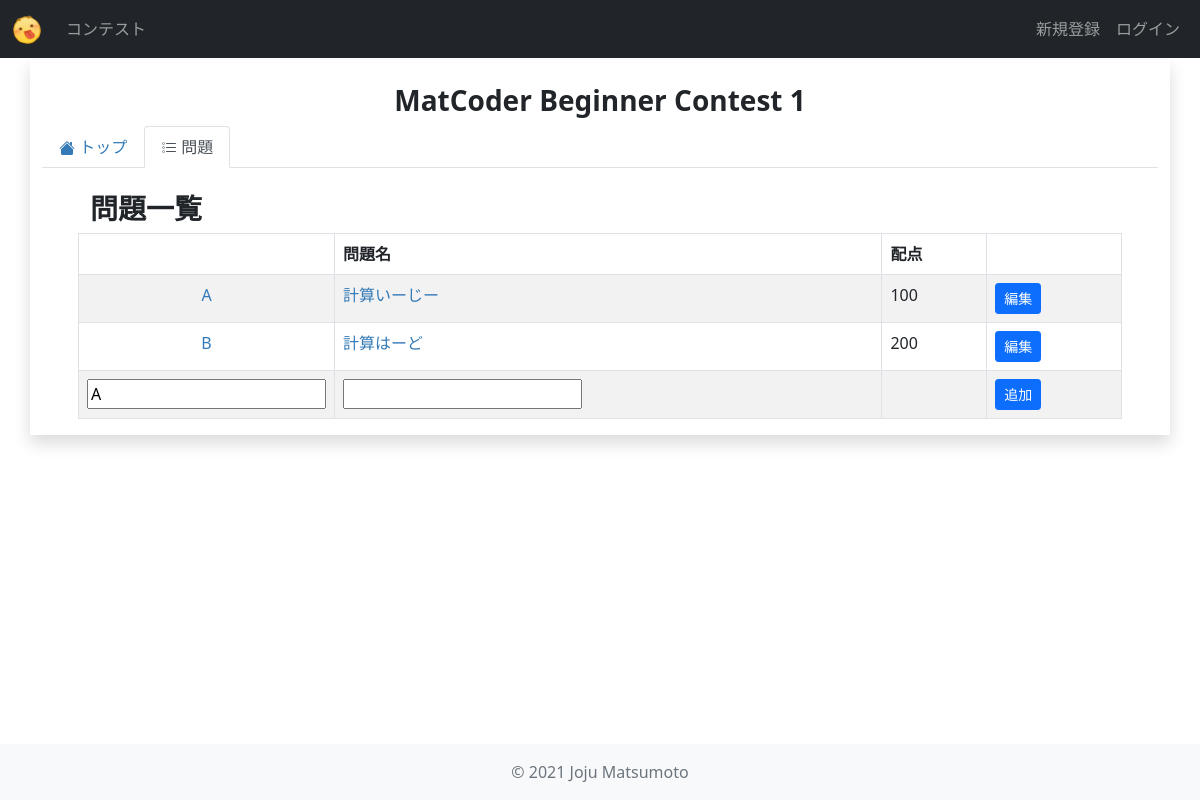
/contests/mbc_1/problems/edit/, run on an earlier commit of the app's database.
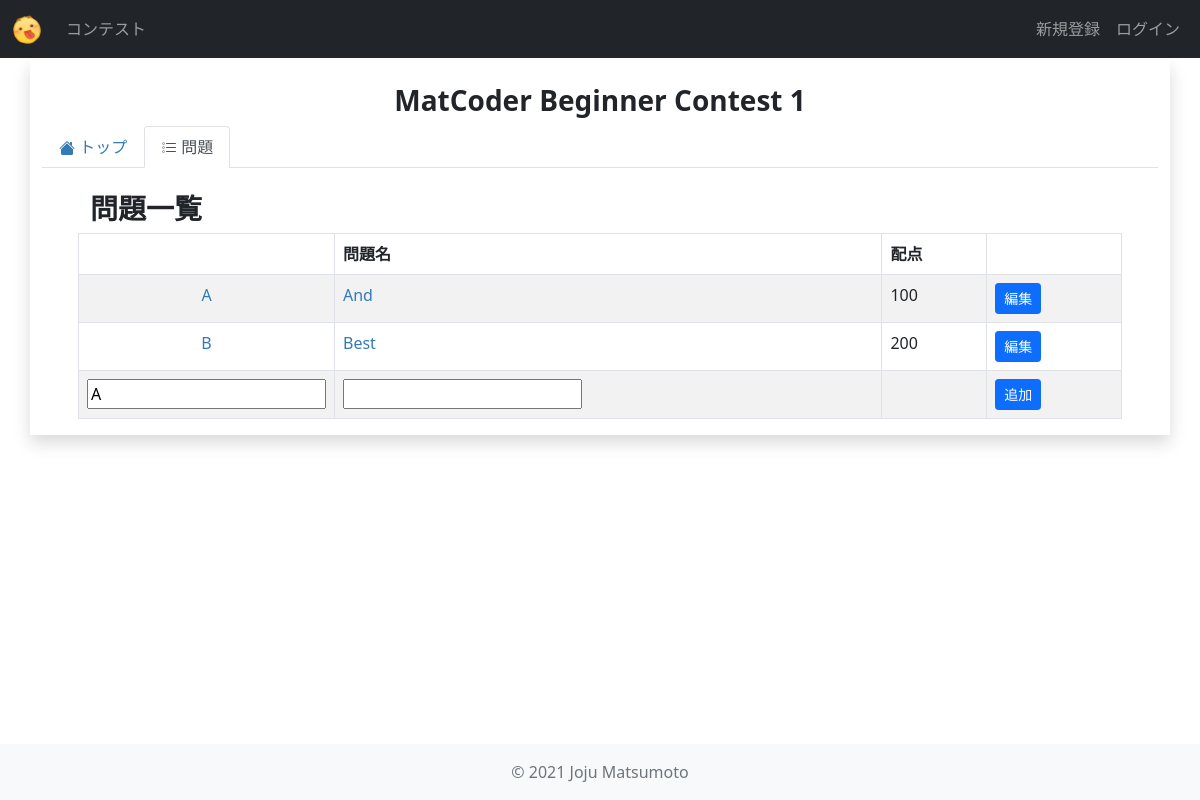
And on a later commit of the database.
### contests/models.py (models this page shows, shortened)
class Contest(models.Model):
    title = models.CharField(
        verbose_name="タイトル",
        max_length=255,
    )
    abstract = models.TextField(
        verbose_name="概要",
        max_length=2000,
    )
    short_name = models.CharField(
        verbose_name="省略形",
        max_length=20,
        unique=True,
        default="null",
    )
    start_date = models.DateTimeField(
        verbose_name="開始日時",
    )
    end_date = models.DateTimeField(
        verbose_name="終了日時",
    )
    users = models.ManyToManyField(
        settings.AUTH_USER_MODEL,
        verbose_name="参加者",
        blank=True,
    )
    penalty = models.IntegerField(
        verbose_name="ペナルティ(分)",
        default=5,
    )

class Problem(models.Model):
    order = models.CharField(
        verbose_name="問題番号(アルファベット)",
        max_length=5,
        default="A",
    )
    title = models.CharField(
        verbose_name="タイトル",
        max_length=100,
    )
    question = models.TextField(
        verbose_name="問題",
        max_length=2000,
    )
    answer = models.TextField(
        verbose_name="正解",
        max_length=2000,
    )
    contest = models.ForeignKey(
        Contest,
        verbose_name="コンテスト",
        on_delete=models.CASCADE,
    )
    point = models.IntegerField(
        verbose_name="スコア",
        default=0,
    )

### contests/views.py (the view, shortened to what this page needs)
class ProblemsEditView(View):
    def get(self, request, short_name, *args, **kwargs):
        contest = models.Contest.objects.get(short_name=short_name)
        problems = contest.problem_set.order_by("order")
        form = forms.ProblemsAddForm()
        context = {
            "contest": contest,
            "problems": problems,
            "form": form,
        }
        return render(request, "contests/problems_edit.html", context)

### contests/forms.py
class ProblemsAddForm(forms.ModelForm):
    class Meta:
        model = models.Problem
        fields = ("order", "title")

### contests/templates/contests/problems_edit.html (shortened to what this page needs)
{% extends 'contests/contest_edit_base.html' %}
{% block contest_tab_problems %}active{% endblock contest_tab_problems %}
{% block contest_content %}
<div class="row ps-5 pe-5">
    <div class="col-sm-12">
        <h3>問題一覧</h3>
    </div>
</div>
<div class="row ps-5 pe-5">
    <table class="table table-bordered table-striped">
        <thead>
            <tr>
                <th width="5%"></th>
                <th>問題名</th>
                <th>配点</th>
                <th></th>
            </tr>
        </thead>
        <tbody>
            {% for problem in problems %}
                <tr>
                    <td class="text-center">
                        <a href="{% url 'contests:problem_detail' contest.short_name problem.pk %}">{{problem.order}}</a>
                    </td>
                    <td>
                        <a href="{% url 'contests:problem_detail' contest.short_name problem.pk %}">{{problem.title}}</a>
                    </td>
                    <td>
                        {{problem.point}}
                    </td>
                    <td>
                        <a href="{% url 'contests:problem_detail_edit' contest.short_name problem.pk %}" class="btn btn-primary btn-sm">編集</a>
                    </td>
                </tr>
            {% endfor %}
            <tr>
                <form action="" method="post">
                    <td>
                        {{form.order}}
                    </td>
                    <td>
                        {{form.title}}
                    </td>
                    <td></td>
                    <td><button class="btn btn-primary btn-sm">追加</button></td>
                </form>
            </tr>
        </tbody>
    </table>
</div>
{% endblock contest_content %}

### contests/templates/contests/contest_edit_base.html (shortened to what this page needs)
{% extends 'base.html' %}
{% block content %}
<div class="row">
    <div class="col-12 mt-4 text-center">
        <h3>{{contest.title}}</h3>
    </div>
    <div class="col-12">
        <ul class="nav nav-tabs navbar-dark mb-4">
            <li class="nav-item">
                <a class="nav-link {% block contest_tab_detail %}{% endblock %}" href="{% url 'contests:contest_detail_edit' contest.short_name %}">
                    トップ
                </a>
            </li>
            <li class="nav-item">
                <a class="nav-link {% block contest_tab_problems %}{% endblock %}" href="{% url 'contests:problems_edit' contest.short_name %}">
                    問題
                </a>
            </li>
        </ul>
    </div>
</div>
{% block contest_content %}{% endblock contest_content %}
{% endblock content %}

What changed in the data, as far as the page shows it:
removed Problem: order "A", title "計算いーじー", point "100"
removed Problem: order "B", title "計算はーど", point "200"
added Problem: order "A", title "And", point "100"
added Problem: order "B", title "Best", point "200"
